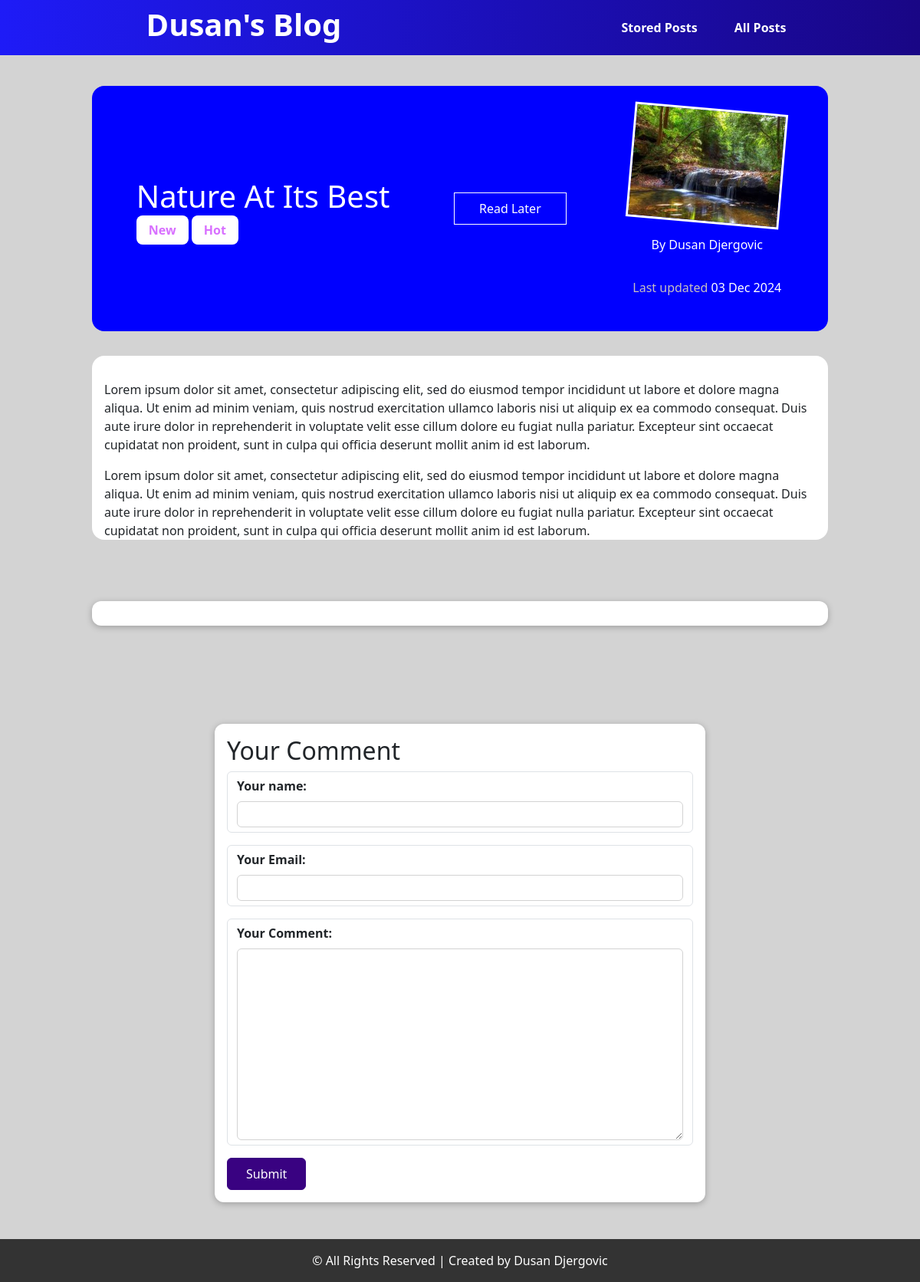
Screenshot of /post/nature-at-its-best with the database file from the repository.
### blog/models.py (models this page shows, shortened)
class Post(models.Model):
    title = models.CharField(max_length=100)
    excerpt = models.CharField(max_length=200)
    image = models.ImageField(upload_to="posts", null=True)
    date = models.DateField(auto_now=True)
    slug = models.SlugField(null=True, unique=True)
    content = models.TextField(validators=[MinLengthValidator(10)])
    author = models.ForeignKey(Author, on_delete=models.SET_NULL, null=True, related_name="posts")
    tags = models.ManyToManyField(Tag)

class Tag(models.Model):
    caption = models.CharField(max_length=20)

class Author(models.Model):
    first_name = models.CharField(max_length=50)
    last_name = models.CharField(max_length=50)
    email = models.EmailField()
    class Meta:
        verbose_name = ("Author")
        verbose_name_plural = ("Authors")
    def __str__(self):
        return f"{self.first_name} {self.last_name}"

### blog/views.py (the view, shortened to what this page needs)
# urls.py: path("post/<slug:slug>", views.SinglePostView.as_view(), name="hobi"),
class SinglePostView(View):
    def is_stored_post(self, request, post_id):
        stored_posts = request.session.get("stored_posts")
        if stored_posts is not None:
            is_saved_for_later = post_id in stored_posts
        else:
            is_saved_for_later = False
        return is_saved_for_later
    def get(self, request, slug):
        post = Post.objects.get(slug=slug)
        context = {
            "post": post,
            "tags": post.tags.all(),
            "comment_form": CommentForm(),
            "comments": post.comments.all().order_by("-id"),
            "saved_for_later": self.is_stored_post(request, post.id)
        }
        return render(request, "blog/hobies.html", context)

### blog/forms.py
class CommentForm(ModelForm):
    class Meta:
        model = Comment
        exclude = ["post"]
        labels = {
            "user_name": "Your name",
            "user_email": "Your Email",
            "text": "Your Comment"
        }

### blog/templates/blog/hobies.html (shortened to what this page needs)
{% extends "base.html" %}
{% load static %}
{% block styles %}
    <link rel="stylesheet" href="{% static "blog/hobies.css" %}">
{% endblock  %}
{% block content %}
    <section>
        <div class="first">
                <div>
                    <h1>{{post.title}}</h1>
                    {% for tag in tags%}
                    <span class="tag">{{tag.caption}}</span>
                    {% endfor %}
                </div>
                <div id="read-later">
                    <form method="POST" action="{% url "read-later" %}">
                        <button>
                            {% if saved_for_later %}
                                Remove from "Read Later" list
                            {% else %}
                                Read Later
                            {% endif %}
                        </button>
                    </form>
                </div>
                <div class="img-date">
                    <img src="{{ post.image.url }}" alt="">
                    <address>
                        <a href="mailto:test@test.com">By {{post.author}}</a>
                    </address>
                    <p>Last updated
                        <span id="time">{{post.date|date:"d M Y"}}</span>
                    </p>
                </div>
        </div>
        <div class="second">
            <p>{{post.content|linebreaks}}</p>
        </div>
        <div id="comments">
        </div>
        <div id="comment-form">
            <h2>Your Comment</h2>
            <form method="POST" action="{% url "hobi" post.slug %}">
                {% for form_field in comment_form %}
                    <div class="form-control">
                        {{form_field.label_tag}}
                        {{form_field}}
                    </div>
                {% endfor %}
                <button type="submit">Submit</button>
            </form>
        </div>
    </section>
{% endblock  %}

### static/base.css (style rules this page uses)
* { margin: 0; padding: 0; box-sizing: border-box; }
body { font-family: "Roboto Condensed", serif; }

### blog/static/blog/hobies.css (style rules this page uses)
* { margin: 0; padding: 0; }
section { background-color: lightgray; display: flex; flex-direction: column; align-items: center; justify-content: center; gap: 2rem; overflow: hidden; }
.first { padding: 1rem; margin-top: 2.5rem; border-radius: 1rem; height: 40vh; width: 80%; background-color: blue; color: white; display: flex; justify-content: space-around; align-items: center; }
.first .img-date { display: flex; flex-direction: column; align-items: center; justify-content: center; gap: 1rem; }
.first .img-date img { border: 3px solid white; transform: rotate(5deg); width: 200px; height: 150px; }
.first .img-date p { color: rgb(199, 191, 191); }
.img-date address a { text-decoration: none; color: white !important; }
.second { overflow-y: scroll; border-radius: 1rem; height: 30vh; width: 80%; background-color: white; display: flex; flex-direction: column; justify-content: space-between; padding: 1rem; }
#time { color: white; }
.tag { background-color: white; color: #d870ff; padding: 0.5rem 1rem; border-radius: .5rem; font-weight: bold; }
#comment-form { margin: 3rem auto; width: 90%; max-width: 40rem; border-radius: 12px; background-color: white; box-shadow: 0 2px 8px rgba(0, 0, 0, 0.25); padding: 1rem; }
.form-control { margin-bottom: 1rem; }
.form-control label { font-weight: bold; margin-bottom: 0.5rem; display: block; }
.form-control input, .form-control textarea { display: block; width: 100%; font: inherit; padding: .25rem; border-radius: 6px; border: 1px solid lightgray; }
#comment-form button { background-color: #390281; color: white; border: 1px solid #390281; padding: .5rem 1.5rem; border-radius: 6px; cursor: pointer; }
#comments { margin: 3rem auto; width: 90%; max-width: 60rem; border-radius: 12px; background-color: white; box-shadow: 0 2px 8px rgba(0, 0, 0, 0.25); padding: 1rem 2rem; }
#read-later { margin: 2rem 0; }
#read-later button { background-color: transparent; border: 1px solid white; padding: .5rem 2rem; font: inherit; color: white; cursor: pointer; }

### rows the page displays
Post: title "Nature At Its Best", image (picture), author "Dusan Djergovic", date "03 Dec 2024", content "Lorem ipsum dolor sit amet, consectetur adipiscing elit, sed do eiusmod tempor incididunt ut labore et dolore magna aliqua. Ut enim ad minim veniam, quis nostrud exercitation ullamco laboris nisi ut aliquip ex ea commodo consequat. Duis aute irure dolor in reprehenderit in voluptate velit esse cillum dolore eu fugiat nulla pariatur. Excepteur sint occaecat cupidatat non proident, sunt in culpa qui officia deserunt mollit anim id est laborum. Lorem ipsum dolor sit amet, consectetur adipiscing elit, sed do eiusmod tempor incididunt ut labore et dolore magna aliqua. Ut enim ad minim veniam, quis nostrud exercitation ullamco laboris nisi ut aliquip ex ea commodo consequat. Duis aute irure dolor…"
Tag: caption "New"
Tag: caption "Hot"
